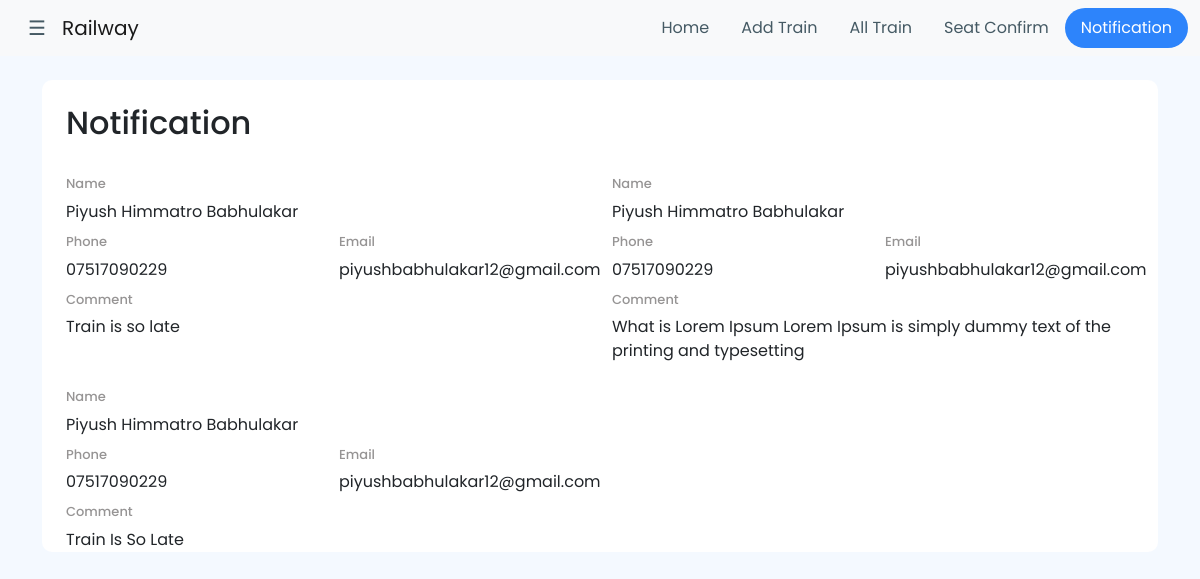
Screenshot of /Railway/notification.php with the database file from the repository.
### tables this page shows
CREATE TABLE `contact` (
  `id` int(255) NOT NULL,
  `name` varchar(255) NOT NULL,
  `phone` varchar(255) NOT NULL,
  `email` varchar(255) NOT NULL,
  `compl` varchar(255) NOT NULL,
  `user_id` varchar(255) NOT NULL
);

### Railway/notification.php (the view, shortened to what this page needs)
<!DOCTYPE html>
<html>
<head>
    <link href="https://cdn.jsdelivr.net/npm/bootstrap@5.0.0-beta2/dist/css/bootstrap.min.css" rel="stylesheet">
    <link rel="stylesheet" href="https://stackpath.bootstrapcdn.com/font-awesome/4.7.0/css/font-awesome.min.css">
</head>
<body>
 <nav class="navbar navbar-expand-lg navbar-light bg-light">
  <div class="container-fluid">
    <a class="navbar-brand" href="#"><span style="font-size:20px;cursor:pointer;color: #455A64;" onclick="openNav()">&nbsp &nbsp&#9776;</span>&nbsp&nbsp  Railway</a>
    <div class="collapse navbar-collapse justify-content-end" id="navbarSupportedContent">
      <ul class="nav justify-content-end">
  <li class="nav-item">
    <a class="nav-link nav_link" aria-current="page" href="home.php" style="color: #455A64; border-radius: 50px;">Home</a>
  </li>
  <li class="nav-item">
    <a class="nav-link nav_link" href="addtrains.php" style="color: #455A64; border-radius: 50px;">Add Train</a>
  </li>
  <li class="nav-item">
    <a class="nav-link nav_link" href="alltrain.php" style="color: #455A64; border-radius: 50px;">All Train</a>
  </li>
  <li class="nav-item">
    <a class="nav-link nav_link" href="seat_conf.php" style="color: #455A64; border-radius: 50px;">Seat Confirm</a>
  </li>
  <li class="nav-item">
    <a class="nav-link nav_link" href="notification.php" style="color: #fff; border-radius: 50px; background: #2D84FB;">Notification</a>
  </li>
</ul>
    </div>
  </div>
</nav>
<br>
<div class="container">
	<div class="row">
		<div class="col-md-12">
			<div style="background: #fff; border-radius: 10px;">
				<div class="container">
					<br>
					<h2>Notification</h2>
                    	<div class="row">
                    		<?php
       $conn = mysqli_connect("localhost","root","","railway");
       $sql = " select * from contact ";
       $run = mysqli_query($conn,$sql);
       while ($row = mysqli_fetch_array($run))
       {
		?>
        <div class="col-md-6 mt-3">
        	<h6 class="head_tex" style="padding-top: 10px;">Name</h6>
        	<?php echo $row['name']; ?>
        	<div class="row">
        		<div class="col-md-6">
        			<h6 class="head_tex" style="padding-top: 10px;">Phone</h6>
        	<?php echo $row['phone']; ?>
        		</div>
        		<div class="col-md-6">
        			<h6 class="head_tex" style="padding-top: 10px;">Email</h6>
        			<?php echo $row['email']; ?>
        		</div>
        	</div>
        	<h6 class="head_tex" style="padding-top: 10px;">Comment</h6>
        	<?php echo $row['compl']; ?>
        </div>
	<?php } ?>
                    	</div>
				</div>
			</div>
		</div>
	</div>
</div>
</body>
</html>

### Railway/notification.php (style rules this page uses)
body { font-family: 'Poppins', sans-serif; background: #F4F9FF; }
.head_tex { color: #969494; font-size: 13px; }

### rows the page displays
contact: name "Piyush Himmatro Babhulakar", phone "07517090229", email "piyushbabhulakar12@gmail.com", compl "Train is so late"
contact: name "Piyush Himmatro Babhulakar", phone "07517090229", email "piyushbabhulakar12@gmail.com", compl "What is Lorem Ipsum Lorem Ipsum is simply dummy text of the printing and typesetting"
contact: name "Piyush Himmatro Babhulakar", phone "07517090229", email "piyushbabhulakar12@gmail.com", compl "Train Is So Late"
